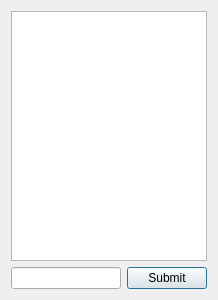
<?xml version="1.0" encoding="UTF-8"?>
<ui version="4.0">
 <class>PseudoTerminal</class>
 <widget class="QDialog" name="PseudoTerminal">
  <property name="geometry">
   <rect>
    <x>0</x>
    <y>0</y>
    <width>218</width>
    <height>300</height>
   </rect>
  </property>
  <property name="windowTitle">
   <string>Dialog</string>
  </property>
  <layout class="QVBoxLayout" name="verticalLayout">
   <item>
    <widget class="QTextEdit" name="outputTF">
     <property name="readOnly">
      <bool>true</bool>
     </property>
     <property name="acceptRichText">
      <bool>false</bool>
     </property>
    </widget>
   </item>
   <item>
    <layout class="QHBoxLayout" name="horizontalLayout">
     <property name="leftMargin">
      <number>0</number>
     </property>
     <property name="topMargin">
      <number>0</number>
     </property>
     <item>
      <widget class="QLineEdit" name="inputTF">
       <property name="readOnly">
        <bool>false</bool>
       </property>
      </widget>
     </item>
     <item>
      <widget class="QPushButton" name="submitBtn">
       <property name="text">
        <string>Submit</string>
       </property>
      </widget>
     </item>
    </layout>
   </item>
  </layout>
 </widget>
 <resources/>
 <connections/>
</ui>
